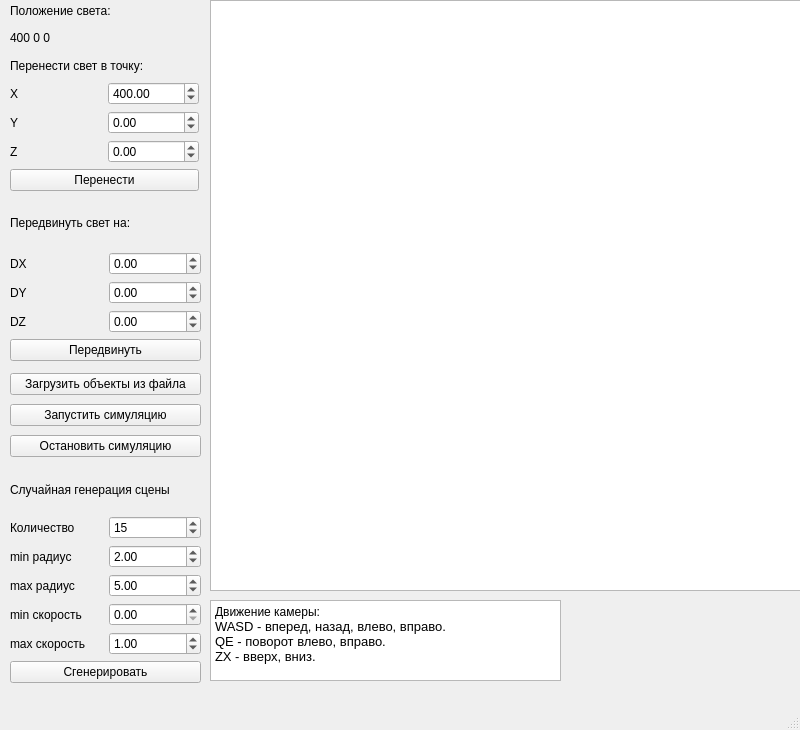
<?xml version="1.0" encoding="UTF-8"?>
<ui version="4.0">
 <class>MainWindow</class>
 <widget class="QMainWindow" name="MainWindow">
  <property name="geometry">
   <rect>
    <x>0</x>
    <y>0</y>
    <width>800</width>
    <height>730</height>
   </rect>
  </property>
  <property name="windowTitle">
   <string>MainWindow</string>
  </property>
  <widget class="QWidget" name="centralwidget">
   <widget class="QGraphicsView" name="graphicsView">
    <property name="geometry">
     <rect>
      <x>210</x>
      <y>0</y>
      <width>591</width>
      <height>591</height>
     </rect>
    </property>
    <property name="backgroundBrush">
     <brush brushstyle="NoBrush">
      <color alpha="255">
       <red>255</red>
       <green>255</green>
       <blue>255</blue>
      </color>
     </brush>
    </property>
    <property name="foregroundBrush">
     <brush brushstyle="NoBrush">
      <color alpha="255">
       <red>255</red>
       <green>255</green>
       <blue>255</blue>
      </color>
     </brush>
    </property>
   </widget>
   <widget class="QWidget" name="verticalLayoutWidget">
    <property name="geometry">
     <rect>
      <x>10</x>
      <y>0</y>
      <width>189</width>
      <height>191</height>
     </rect>
    </property>
    <layout class="QVBoxLayout" name="verticalLayout">
     <item>
      <widget class="QLabel" name="light_label">
       <property name="text">
        <string>Положение света:</string>
       </property>
      </widget>
     </item>
     <item>
      <widget class="QLabel" name="light">
       <property name="text">
        <string>400 0 0</string>
       </property>
      </widget>
     </item>
     <item>
      <widget class="QLabel" name="label">
       <property name="text">
        <string>Перенести свет в точку:</string>
       </property>
      </widget>
     </item>
     <item>
      <layout class="QHBoxLayout" name="horizontalLayout_2">
       <item>
        <widget class="QLabel" name="label_3">
         <property name="text">
          <string>X</string>
         </property>
        </widget>
       </item>
       <item>
        <widget class="QDoubleSpinBox" name="X">
         <property name="minimum">
          <double>-1000.000000000000000</double>
         </property>
         <property name="maximum">
          <double>1000.000000000000000</double>
         </property>
         <property name="value">
          <double>400.000000000000000</double>
         </property>
        </widget>
       </item>
      </layout>
     </item>
     <item>
      <layout class="QHBoxLayout" name="horizontalLayout_3">
       <item>
        <widget class="QLabel" name="label_4">
         <property name="text">
          <string>Y</string>
         </property>
        </widget>
       </item>
       <item>
        <widget class="QDoubleSpinBox" name="Y">
         <property name="minimum">
          <double>-1000.000000000000000</double>
         </property>
         <property name="maximum">
          <double>1000.000000000000000</double>
         </property>
        </widget>
       </item>
      </layout>
     </item>
     <item>
      <layout class="QHBoxLayout" name="horizontalLayout">
       <item>
        <widget class="QLabel" name="label_2">
         <property name="text">
          <string>Z</string>
         </property>
        </widget>
       </item>
       <item>
        <widget class="QDoubleSpinBox" name="Z">
         <property name="minimum">
          <double>-1000.000000000000000</double>
         </property>
         <property name="maximum">
          <double>1000.000000000000000</double>
         </property>
        </widget>
       </item>
      </layout>
     </item>
     <item>
      <widget class="QPushButton" name="MoveLightTo">
       <property name="text">
        <string>Перенести</string>
       </property>
      </widget>
     </item>
    </layout>
   </widget>
   <widget class="QWidget" name="verticalLayoutWidget_3">
    <property name="geometry">
     <rect>
      <x>10</x>
      <y>200</y>
      <width>191</width>
      <height>161</height>
     </rect>
    </property>
    <layout class="QVBoxLayout" name="verticalLayout_3">
     <item>
      <widget class="QLabel" name="label_9">
       <property name="text">
        <string>Передвинуть свет на:</string>
       </property>
      </widget>
     </item>
     <item>
      <layout class="QHBoxLayout" name="horizontalLayout_7">
       <item>
        <widget class="QLabel" name="label_10">
         <property name="text">
          <string>DX</string>
         </property>
        </widget>
       </item>
       <item>
        <widget class="QDoubleSpinBox" name="DX">
         <property name="minimum">
          <double>-1000.000000000000000</double>
         </property>
         <property name="maximum">
          <double>1000.000000000000000</double>
         </property>
        </widget>
       </item>
      </layout>
     </item>
     <item>
      <layout class="QHBoxLayout" name="horizontalLayout_8">
       <item>
        <widget class="QLabel" name="label_11">
         <property name="text">
          <string>DY</string>
         </property>
        </widget>
       </item>
       <item>
        <widget class="QDoubleSpinBox" name="DY">
         <property name="minimum">
          <double>-1000.000000000000000</double>
         </property>
         <property name="maximum">
          <double>1000.000000000000000</double>
         </property>
        </widget>
       </item>
      </layout>
     </item>
     <item>
      <layout class="QHBoxLayout" name="horizontalLayout_9">
       <item>
        <widget class="QLabel" name="label_12">
         <property name="text">
          <string>DZ</string>
         </property>
        </widget>
       </item>
       <item>
        <widget class="QDoubleSpinBox" name="DZ">
         <property name="minimum">
          <double>-1000.000000000000000</double>
         </property>
         <property name="maximum">
          <double>1000.000000000000000</double>
         </property>
        </widget>
       </item>
      </layout>
     </item>
     <item>
      <widget class="QPushButton" name="MoveLight">
       <property name="text">
        <string>Передвинуть</string>
       </property>
      </widget>
     </item>
    </layout>
   </widget>
   <widget class="QWidget" name="verticalLayoutWidget_4">
    <property name="geometry">
     <rect>
      <x>10</x>
      <y>370</y>
      <width>191</width>
      <height>91</height>
     </rect>
    </property>
    <layout class="QVBoxLayout" name="verticalLayout_5">
     <item>
      <widget class="QPushButton" name="load_scene_btn">
       <property name="baseSize">
        <size>
         <width>0</width>
         <height>0</height>
        </size>
       </property>
       <property name="text">
        <string>Загрузить объекты из файла</string>
       </property>
      </widget>
     </item>
     <item>
      <widget class="QPushButton" name="start_simulation">
       <property name="text">
        <string>Запустить симуляцию</string>
       </property>
      </widget>
     </item>
     <item>
      <widget class="QPushButton" name="stop_simulation">
       <property name="text">
        <string>Остановить симуляцию</string>
       </property>
      </widget>
     </item>
    </layout>
   </widget>
   <widget class="QTextBrowser" name="textBrowser">
    <property name="geometry">
     <rect>
      <x>210</x>
      <y>600</y>
      <width>351</width>
      <height>81</height>
     </rect>
    </property>
    <property name="html">
     <string>&lt;!DOCTYPE HTML PUBLIC &quot;-//W3C//DTD HTML 4.0//EN&quot; &quot;http://www.w3.org/TR/REC-html40/strict.dtd&quot;&gt;
&lt;html&gt;&lt;head&gt;&lt;meta name=&quot;qrichtext&quot; content=&quot;1&quot; /&gt;&lt;meta charset=&quot;utf-8&quot; /&gt;&lt;style type=&quot;text/css&quot;&gt;
p, li { white-space: pre-wrap; }
hr { height: 1px; border-width: 0; }
li.unchecked::marker { content: &quot;\2610&quot;; }
li.checked::marker { content: &quot;\2612&quot;; }
&lt;/style&gt;&lt;/head&gt;&lt;body style=&quot; font-family:'Segoe UI'; font-size:9pt; font-weight:400; font-style:normal;&quot;&gt;
&lt;p style=&quot; margin-top:0px; margin-bottom:0px; margin-left:0px; margin-right:0px; -qt-block-indent:0; text-indent:0px;&quot;&gt;Движение камеры:&lt;/p&gt;
&lt;p style=&quot; margin-top:0px; margin-bottom:0px; margin-left:0px; margin-right:0px; -qt-block-indent:0; text-indent:0px;&quot;&gt;&lt;span style=&quot; font-size:10pt;&quot;&gt;WASD - вперед, назад, влево, вправо.&lt;br /&gt;QE - поворот влево, вправо.&lt;br /&gt;ZX - вверх, вниз.&lt;/span&gt;&lt;/p&gt;&lt;/body&gt;&lt;/html&gt;</string>
    </property>
   </widget>
   <widget class="QWidget" name="verticalLayoutWidget_5">
    <property name="geometry">
     <rect>
      <x>10</x>
      <y>470</y>
      <width>191</width>
      <height>213</height>
     </rect>
    </property>
    <layout class="QVBoxLayout" name="verticalLayout_6">
     <item>
      <widget class="QLabel" name="label_13">
       <property name="text">
        <string>Случайная генерация сцены</string>
       </property>
      </widget>
     </item>
     <item>
      <layout class="QHBoxLayout" name="horizontalLayout_10">
       <item>
        <widget class="QLabel" name="label_14">
         <property name="text">
          <string>Количество</string>
         </property>
        </widget>
       </item>
       <item>
        <widget class="QSpinBox" name="amount">
         <property name="minimum">
          <number>1</number>
         </property>
         <property name="value">
          <number>15</number>
         </property>
        </widget>
       </item>
      </layout>
     </item>
     <item>
      <layout class="QHBoxLayout" name="horizontalLayout_11">
       <item>
        <widget class="QLabel" name="label_15">
         <property name="text">
          <string>min радиус</string>
         </property>
        </widget>
       </item>
       <item>
        <widget class="QDoubleSpinBox" name="min_r">
         <property name="minimum">
          <double>1.000000000000000</double>
         </property>
         <property name="maximum">
          <double>100.000000000000000</double>
         </property>
         <property name="value">
          <double>2.000000000000000</double>
         </property>
        </widget>
       </item>
      </layout>
     </item>
     <item>
      <layout class="QHBoxLayout" name="horizontalLayout_12">
       <item>
        <widget class="QLabel" name="label_16">
         <property name="text">
          <string>max радиус</string>
         </property>
        </widget>
       </item>
       <item>
        <widget class="QDoubleSpinBox" name="max_r">
         <property name="minimum">
          <double>1.000000000000000</double>
         </property>
         <property name="maximum">
          <double>100.000000000000000</double>
         </property>
         <property name="value">
          <double>5.000000000000000</double>
         </property>
        </widget>
       </item>
      </layout>
     </item>
     <item>
      <layout class="QHBoxLayout" name="horizontalLayout_13">
       <item>
        <widget class="QLabel" name="label_17">
         <property name="text">
          <string>min скорость</string>
         </property>
        </widget>
       </item>
       <item>
        <widget class="QDoubleSpinBox" name="min_v">
         <property name="minimum">
          <double>0.000000000000000</double>
         </property>
         <property name="maximum">
          <double>10.000000000000000</double>
         </property>
        </widget>
       </item>
      </layout>
     </item>
     <item>
      <layout class="QHBoxLayout" name="horizontalLayout_14">
       <item>
        <widget class="QLabel" name="label_18">
         <property name="text">
          <string>max скорость</string>
         </property>
        </widget>
       </item>
       <item>
        <widget class="QDoubleSpinBox" name="max_v">
         <property name="minimum">
          <double>0.000000000000000</double>
         </property>
         <property name="maximum">
          <double>10.000000000000000</double>
         </property>
         <property name="value">
          <double>1.000000000000000</double>
         </property>
        </widget>
       </item>
      </layout>
     </item>
     <item>
      <widget class="QPushButton" name="generate">
       <property name="text">
        <string>Сгенерировать</string>
       </property>
      </widget>
     </item>
    </layout>
   </widget>
  </widget>
  <widget class="QMenuBar" name="menubar">
   <property name="geometry">
    <rect>
     <x>0</x>
     <y>0</y>
     <width>800</width>
     <height>21</height>
    </rect>
   </property>
  </widget>
  <widget class="QStatusBar" name="statusbar"/>
 </widget>
 <resources/>
 <connections/>
</ui>
